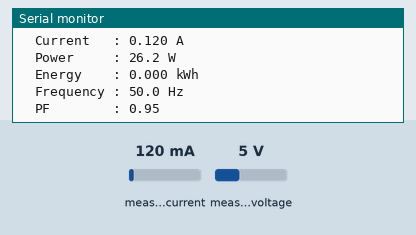
Simulated run of this sketch. Board: ESP32. On the bench: the last lines printed to the serial monitor. The test bench sets the inputs (shaded band); at power-on: measured current 120 mA, measured voltage 5 V.

Above: at 3.2 s.
3.3 s: measured current set to 40 mA
At 4.4 s:
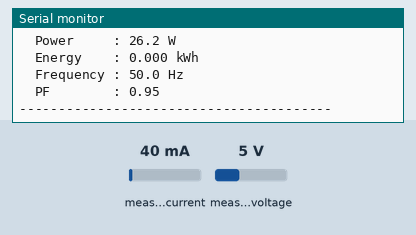
5.2 s: measured voltage set to 0.3 V
At 6.3 s:
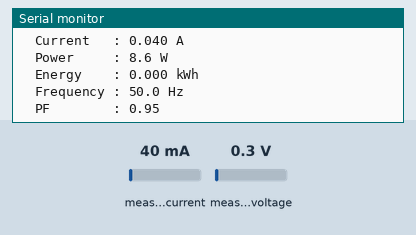
6.7 s: measured current set to 500 mA
At 7.8 s:
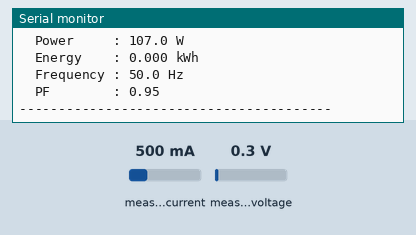
Timing chart, 0 to 9.7 s (numbered marks = the images above; inputs shaded):
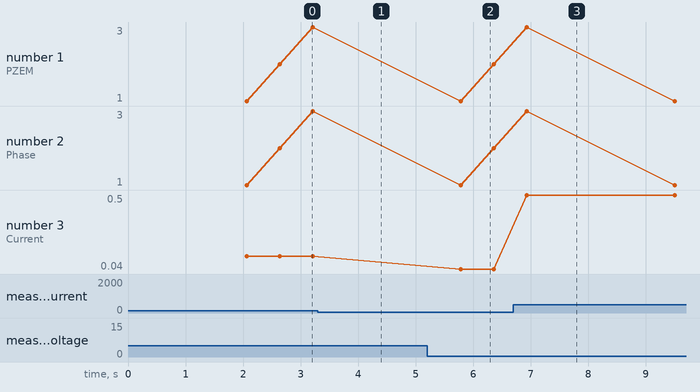

Measured:
- after the input at 5.2 s, the serial monitor: prints a new line after 0.58 s (image 2)
- after the input at 6.7 s, the serial monitor: prints a new line after 0.23 s (image 3)
- plotted number 3: 0.04 → 0.5 after the input at 6.7 s

The sketch:

pzem_diagnostic_test.ino
```cpp
/*
 * PZEM Diagnostic Test - 3 Sensor
 * ESP32 38-Pin DevKit V1
 *
 * PZEM1 -> UART1: RX=21, TX=22, addr 0x01
 * PZEM2 -> UART2: RX=14, TX=13, addr 0x03
 * PZEM3 -> UART0: RX=3,  TX=1,  addr 0x02
 *
 * PENTING: Lepas kabel data PZEM3 (RX0/TX0) sebelum upload sketch ini.
 * Pasang kembali setelah upload selesai untuk membaca PZEM3.
 *
 * Library: PZEM004Tv30 (pastikan versi >= 1.1.0)
 * Install via Library Manager: "PZEM004Tv30 by olehs"
 */

#include <PZEM004Tv30.h>

// ===== Definisi UART untuk masing-masing PZEM =====
HardwareSerial pzemSerial1(1);  // UART1 -> PZEM1
HardwareSerial pzemSerial2(2);  // UART2 -> PZEM2
HardwareSerial pzemSerial0(0);  // UART0 -> PZEM3 (shared dengan USB)

// ===== Pin assignment =====
#define PZEM1_RX 21
#define PZEM1_TX 22
#define PZEM1_ADDR 0x01

#define PZEM2_RX 14
#define PZEM2_TX 13
#define PZEM2_ADDR 0x03

#define PZEM3_RX 3
#define PZEM3_TX 1
#define PZEM3_ADDR 0x02

// ===== Objek PZEM =====
PZEM004Tv30 pzem1(pzemSerial1, PZEM1_RX, PZEM1_TX, PZEM1_ADDR);
PZEM004Tv30 pzem2(pzemSerial2, PZEM2_RX, PZEM2_TX, PZEM2_ADDR);
PZEM004Tv30 pzem3(pzemSerial0, PZEM3_RX, PZEM3_TX, PZEM3_ADDR);

void setup() {
  Serial.begin(115200);
  delay(2000);
  Serial.println();
  Serial.println("=== PZEM Diagnostic Test - 3 Sensor ===");
  Serial.println("Memastikan ketiga sensor terbaca dengan parameter lengkap.");
  Serial.println();
}

void loop() {
  readAndPrintPZEM("PZEM1 (Phase 1)", pzem1);
  delay(500);
  readAndPrintPZEM("PZEM2 (Phase 2)", pzem2);
  delay(500);
  readAndPrintPZEM("PZEM3 (Phase 3)", pzem3);
  delay(500);

  Serial.println("----------------------------------------");
  delay(2000);
}

void readAndPrintPZEM(const char* label, PZEM004Tv30 &pzem) {
  float voltage      = pzem.voltage();
  float current       = pzem.current();
  float power          = pzem.power();
  float energy         = pzem.energy();
  float frequency      = pzem.frequency();
  float pf             = pzem.pf();

  Serial.print("[");
  Serial.print(label);
  Serial.println("]");

  if (isnan(voltage)) {
    Serial.println("  Error membaca data. Periksa wiring/alamat sensor.");
    return;
  }

  Serial.print("  Voltage   : "); Serial.print(voltage, 1);  Serial.println(" V");
  Serial.print("  Current   : "); Serial.print(current, 3);  Serial.println(" A");
  Serial.print("  Power     : "); Serial.print(power, 1);    Serial.println(" W");
  Serial.print("  Energy    : "); Serial.print(energy, 3);   Serial.println(" kWh");
  Serial.print("  Frequency : "); Serial.print(frequency, 1);Serial.println(" Hz");
  Serial.print("  PF        : "); Serial.print(pf, 2);       Serial.println("");
  Serial.println();
}
```
